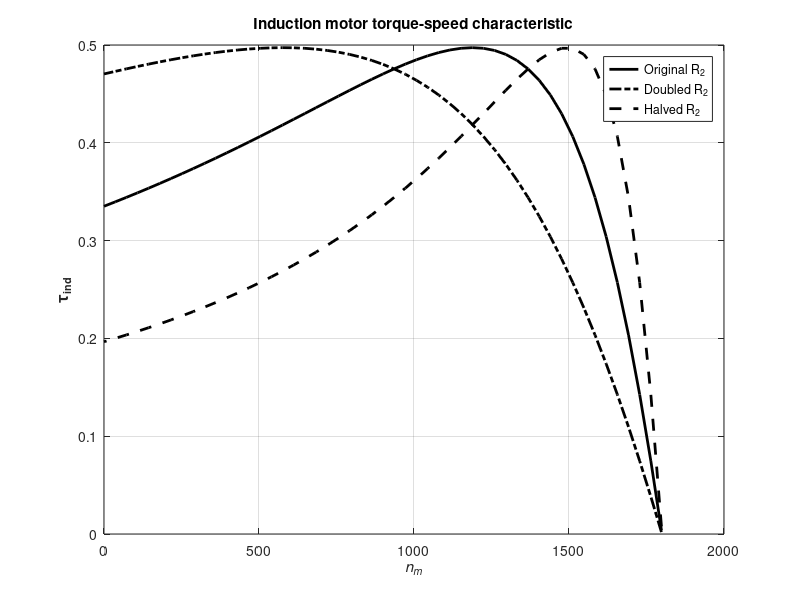

Source code (MATLAB):
% M-file, torque_speed_curve.m
% M-file create a plot of the torque-speed curve of the
% induction motor of Example 7-5.
% First, initialize the values needed in this program.
rl = 0.641; % Stator resistance
xl = 1.10; % Stator reactance
r2 = 0.332; % Rotor resistance
x2 = 0.464;
xm = 26.3;
v_phase = 460 / sqrt(3);
n_sync = 1800;
w_sync = 188.5;
% Calculate the Thevenin voltage and impedance from Equations 7-41a and 7-43.
v_th = v_phase * (rl + j*xl) / ((rl + j*xl) + j*xm);
z_th = ((j*xm) * (r2 + j*x2)) / ((j*xm) + (r2 + j*x2));
r_th = real(z_th);
x_th = imag(z_th);

% Now calculate the torque-speed characteristic for many slips between 0 and 1.
% Note that the first slip value is set to 0.001 instead of exactly 0 to avoid divide-by-zero problems.
s = (0:1:50) / 50;
s(1) = 0.001; % Slip
run = (1 - s) * n_sync; % Mechanical speed

% Calculate torque for original rotor resistance
for ii = 1:51
    t_ind1(ii) = (3 * v_th^2 * r2 / s(ii)) / ...
        (w_sync * ((r_th + r2 / s(ii))^2 + (x_th + x2)^2));
end

% Calculate torque for doubled rotor resistance
for ii = 1:51
    t_ind2(ii) = (3 * v_th^2 * (2*r2) / s(ii)) / ...
        (w_sync * ((r_th + (2*r2)/s(ii))^2 + (x_th + x2)^2));
end

% Calculate torque for halved rotor resistance
for ii = 1:51
  t_ind3(ii) = (3 * v_th^2 * (0.5*r2) / s(ii)) / ...
    (w_sync * ((r_th + (0.5*r2)/s(ii))^2 + (x_th + x2)^2));
end

% Plot the torque-speed curve
plot(run, t_ind1, 'Color', 'k', 'LineWidth', 2.0);
hold on;
plot(run, t_ind2, 'Color', 'k', 'LineWidth', 2.0, 'LineStyle', '-.');
plot(run, t_ind3, 'Color', 'k', 'LineWidth', 2.0, 'LineStyle', '--');
xlabel('\it{n_{m}}', 'FontWeight', 'Bold');
ylabel('\tau_{ind}', 'FontWeight', 'Bold');
title('Induction motor torque-speed characteristic', ...
  'FontWeight', 'Bold');
legend('Original R_2', 'Doubled R_2', 'Halved R_2');
grid on;
hold off;